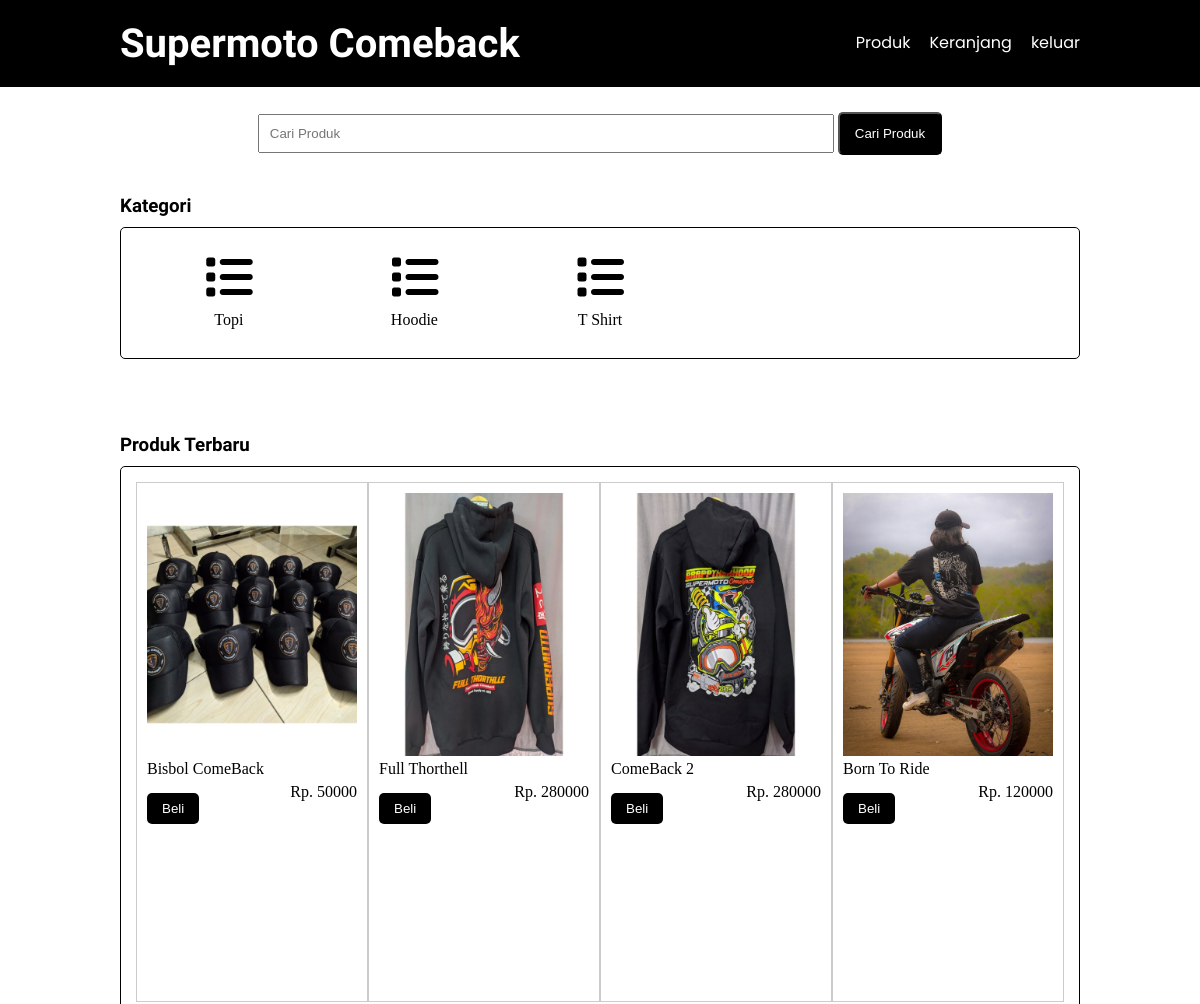
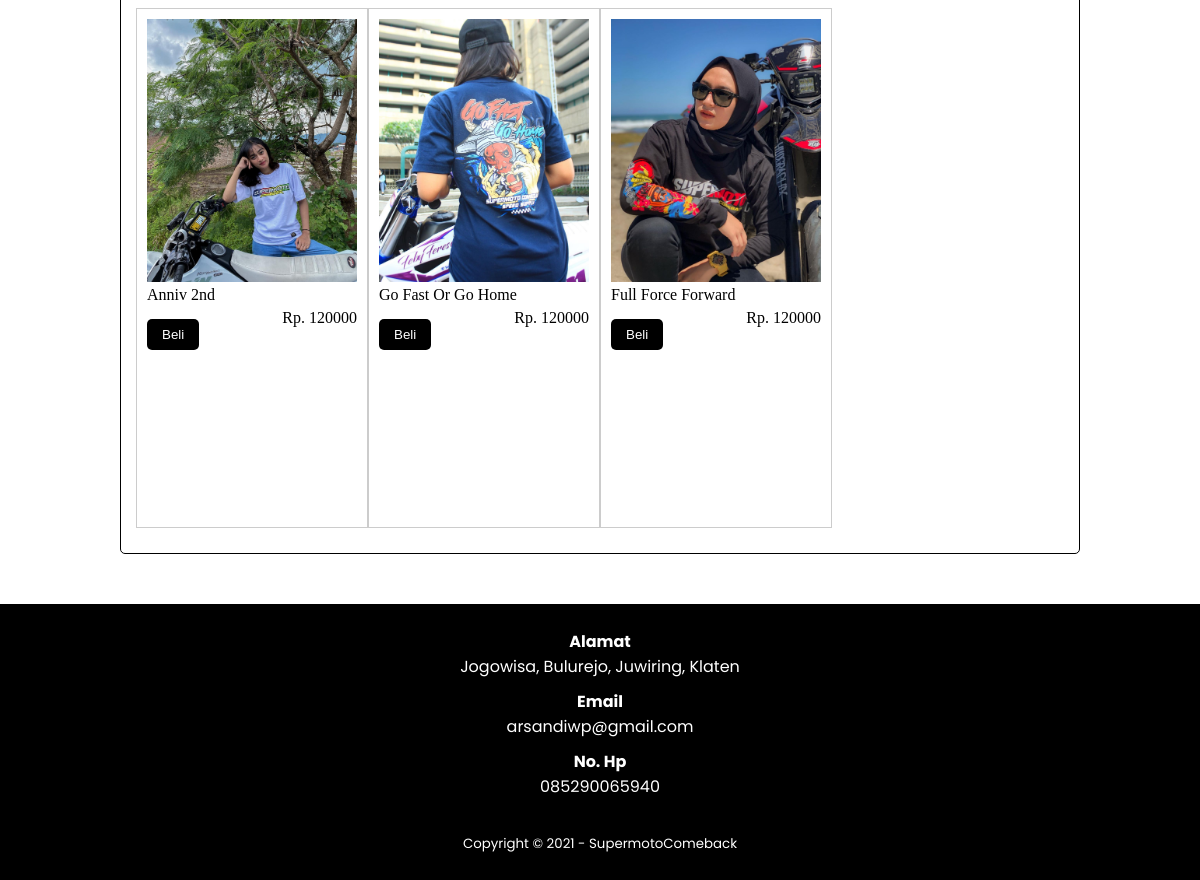
Screenshot of /SumoComeback/halaman.php (signed in) with the database file from the repository (2 pictures, top to bottom).
### tables this page shows
CREATE TABLE `tb_category` (
  `category_id` int(11) NOT NULL,
  `category_name` varchar(25) NOT NULL
);

CREATE TABLE `tb_product` (
  `product_id` int(11) NOT NULL,
  `category_id` int(11) NOT NULL,
  `product_name` varchar(100) NOT NULL,
  `product_price` int(11) NOT NULL,
  `product_description` text NOT NULL,
  `product_image` varchar(100) NOT NULL,
  `product_status` tinyint(1) NOT NULL,
  `data_created` timestamp NOT NULL DEFAULT current_timestamp()
);

### SumoComeback/halaman.php (the view, shortened to what this page needs)
<?php
include 'db.php';
$kontak = mysqli_query($conn, "SELECT admin_telp, admin_email, admin_address FROM tb_admin WHERE admin_id = 1");
$a = mysqli_fetch_object($kontak);
?>
<!DOCTYPE html>
<html lang="en">
<head>
   <link rel="stylesheet" href="css/style.css">
   <link rel="stylesheet" href="https://cdnjs.cloudflare.com/ajax/libs/font-awesome/6.0.0-beta3/css/all.min.css" />
</head>
<body>
   <header>
      <div class="container">
         <h1><a href="halaman.php">Supermoto Comeback</a></h1>
         <ul>
            <li><a href="produk.php">Produk</a></li>
            <li><a href="keranjang.php">Keranjang</a></li>
            <li><a href="logout.php">keluar</a></li>
      </div>
   </header>
   <div class="search">
      <div class="container">
         <form action="produk.php">
            <input type="text" name="search" placeholder="Cari Produk">
            <input type="submit" name="cari" value="Cari Produk">
         </form>
      </div>
   </div>
   <div class="section">
      <div class="container">
         <h3>Kategori</h3>
         <div class="box">
            <?php
            $kategori = mysqli_query($conn, "SELECT * FROM tb_category ORDER BY category_id DESC");
            if (mysqli_num_rows($kategori) > 0) {
               while ($k = mysqli_fetch_array($kategori)) {
            ?>
                  <a href="produk.php?kat=<?php echo $k['category_id'] ?>">
                     <div class="col-5">
                        <span><i class="fas fa-list fa-3x" style="margin-bottom:10px;"></i></span>
                        <p><?php echo $k['category_name'] ?></p>
                     </div>
                  </a>
               <?php }
            } else { ?>
               <p>Kategori tidak ada</p>
            <?php } ?>
         </div>
      </div>
   </div>
   <div class="section">
      <div class="container">
         <h3>Produk Terbaru</h3>
         <div class="box">
            <?php
            $produk = mysqli_query($conn, "SELECT * FROM tb_product WHERE product_status = 1 ORDER BY product_id DESC LIMIT 8");
            if (mysqli_num_rows($produk) > 0) {
               while ($p = mysqli_fetch_array($produk)) {
            ?>
                  <a href="detail-produk.php?id=<?php echo $p['product_id'] ?>">
                     <div class="col-4">
                        <img src="produk/<?php echo $p['product_image'] ?>">
                        <p class="nama"><?php echo $p['product_name'] ?></p>
                        <p class="harga">Rp. <?php echo $p['product_price'] ?></p>
                        <p><a href="beli.php?id=<?php echo $p['product_id']; ?>"><input type="submit" name="beli" value="Beli" class="btn"></a></p>
                     </div>
                  </a>
               <?php }
            } else { ?>
               <p>Produk tidak ada</p>
            <?php } ?>
         </div>
      </div>
   </div>
   <div class="footer">
      <div class="container">
         <h4>Alamat</h4>
         <p><?php echo $a->admin_address ?></p>
         <h4>Email</h4>
         <p><?php echo $a->admin_email ?></p>
         <h4>No. Hp</h4>
         <p><?php echo $a->admin_telp ?></p>
         <small>Copyright &copy; 2021 - SupermotoComeback</small>
      </div>
   </div>
</body>
</html>

### SumoComeback/css/style.css (style rules this page uses)
* { margin: 0; padding: 0; box-sizing: border-box; }
a { color: inherit; text-decoration: none; }
header { background-color: black; color: white; }
header h1 { float: left; padding: 20px 0; font-size: 40px; font-family: 'UnifrakturMaguntia', cursive; }
header ul { float: right; }
header ul li { display: inline-block; font-family: 'Poppins', sans-serif; }
header ul li a { padding: 30px 0 30px 15px; display: inline-block; }
.container { width: 80%; margin: 0 auto; }
.container::after { content: ''; display: block; clear: both; }
.section { padding: 25px 0; }
.section h3 { font-family: 'UnifrakturMaguntia', cursive; }
.box { border: 1px solid black; border-radius: 5px; padding: 15px; margin: 10px 0 25px 0; }
.box:after { content: ''; display: block; clear: both; }
.btn { padding: 8px 15px; border-radius: 5px; background-color: black; color: white; border: none; cursor: pointer; transition: 0.5s; }
.search { padding: 15px 0; background-color: white; text-align: center; }
.search input[type=text] { width: 60%; padding: 10px; }
.search input[type=submit] { padding: 12px 15px; background-color: black; color: white; border-radius: 5px; cursor: pointer; transition: 0.5s; }
.col-5 { width: 20%; height: 100px; text-align: center; float: left; padding: 10px; }
.col-4 { width: 25%; height: 520px; border: 1px solid #ccc; float: left; padding: 10px; box-sizing: border-box; margin-bottom: 10px; }
.col-4 img { width: 100%; }
.col-4 .nama { color: black; margin-bottom: 5px; }
.col-4 .harga { color: black; float: right; }
.footer { padding: 25px 0; background-color: black; color: white; text-align: center; font-family: 'Poppins', sans-serif; }
.footer p { margin-bottom: 10px; }
.footer small { margin-top: 25px; display: inline-block; }
input { margin-top: 10px; }

### rows the page displays
tb_category: category_name "Topi"
tb_category: category_name "Hoodie"
tb_category: category_name "T Shirt"
tb_product: product_image (picture), product_name "Bisbol ComeBack", product_price "50000"
tb_product: product_image (picture), product_name "Full Thorthell", product_price "280000"
tb_product: product_image (picture), product_name "ComeBack 2", product_price "280000"
tb_product: product_image (picture), product_name "Born To Ride", product_price "120000"
tb_product: product_image (picture), product_name "Anniv 2nd", product_price "120000"
tb_product: product_image (picture), product_name "Go Fast Or Go Home", product_price "120000"
tb_product: product_image (picture), product_name "Full Force Forward", product_price "120000"

### other values shown
$a->admin_address "Jogowisa, Bulurejo, Juwiring, Klaten"
$a->admin_email "arsandiwp@gmail.com"
$a->admin_telp "085290065940"
